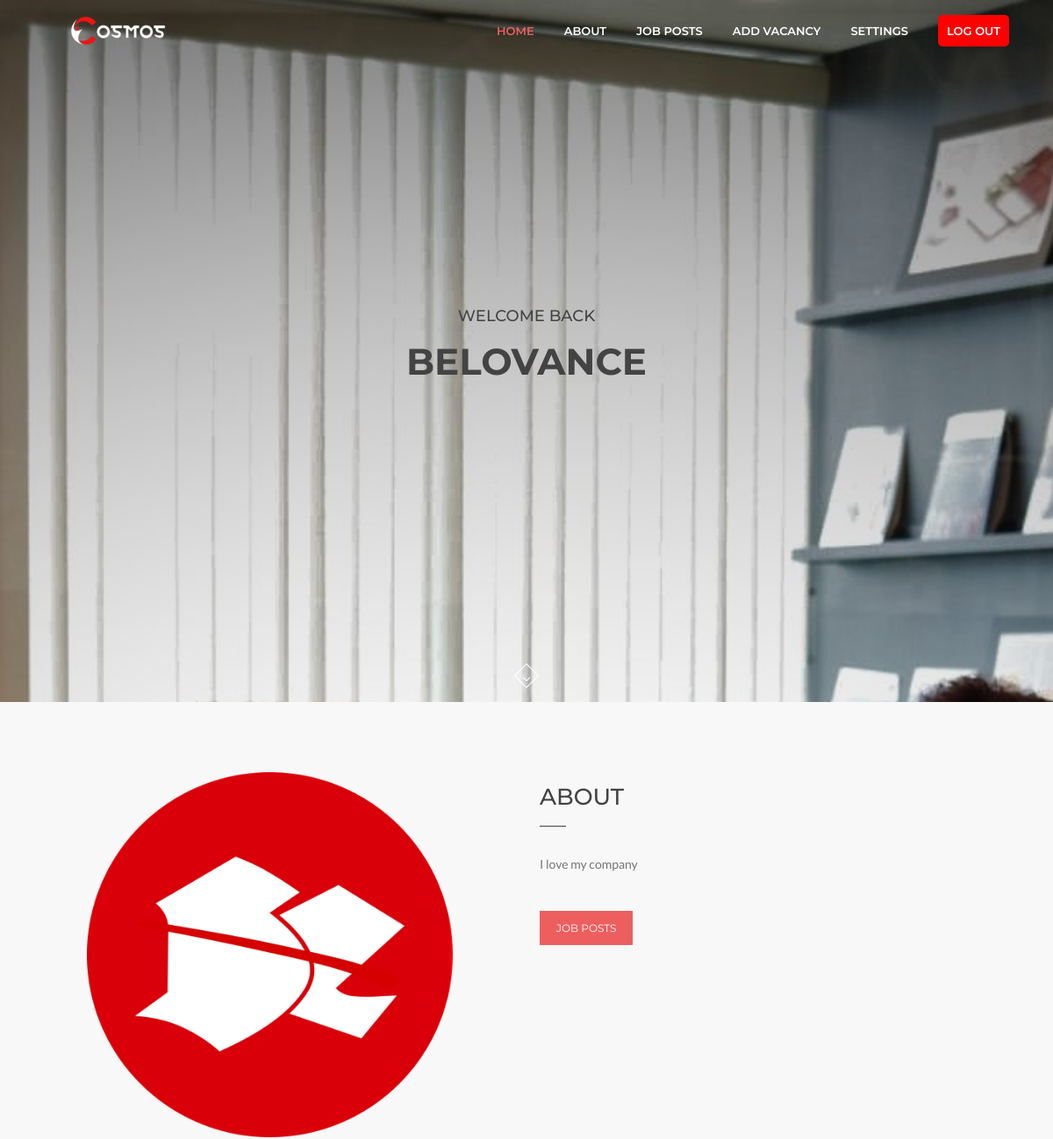
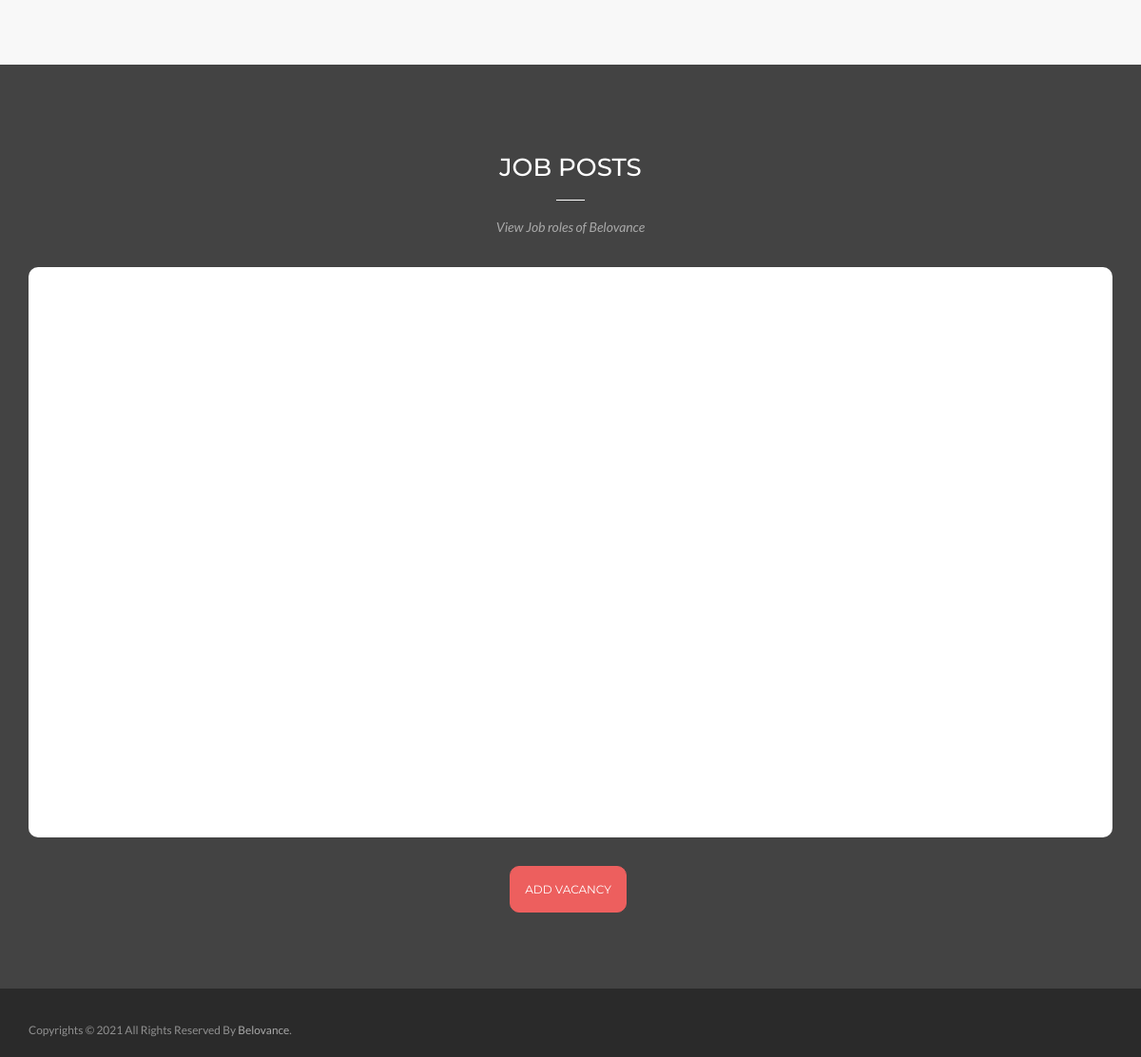
Screenshot of /recruiter/ (signed in) with the database file from the repository (2 pictures, top to bottom).
### tables this page shows
CREATE TABLE `recruiters` (
  `id` int(11) NOT NULL,
  `name` text NOT NULL,
  `profilephoto` text NOT NULL,
  `email_id` text NOT NULL,
  `contact_number` text NOT NULL,
  `password` text NOT NULL,
  `website` text NOT NULL,
  `address` text NOT NULL,
  `description` text NOT NULL,
  `status` tinyint(1) NOT NULL DEFAULT 1,
  `created_at` datetime NOT NULL DEFAULT current_timestamp()
);

### includes/data.php (called while the page is built, shortened)
<?php
function qSELECT($query, $object = NULL)
{
	global $link;
	$result = mysqli_query($link, $query);
	$return = [];
	if ($result) {
		$num = mysqli_num_rows($result);
		for ($i = 0; $i < $num; $i++) {
			if (!is_null($object)) {
				$row = mysqli_fetch_object($result, MYSQLI_ASSOC);
			} else {
				$row = mysqli_fetch_array($result, MYSQLI_ASSOC);
			}
			$return[$i] = $row;
		}
	}
	return $return;
}
function getById($table, $id)
{
	$query = "SELECT * FROM " . $table . " WHERE id=" . $id . " ";
	$result = qSELECT($query);
	if ($result) return $result[0];
	else return $result;
}

### recruiter/index.php (the view, shortened to what this page needs)
<?php
include("../includes/connect.php");
include("../includes/data.php");
$recruiter = getById("recruiters", $_SESSION["recruiter_id"]);
?>
<!DOCTYPE html>
<html lang="en">
<head>
    <link href="../bootstrap/css/bootstrap.min.css" rel="stylesheet">
    <link href="../css/animate.css" rel="stylesheet">
    <link href="../css/font-awesome/font-awesome.min.css" rel="stylesheet">
    <link href="../css/magnific-popup.css" rel="stylesheet" />
    <link href="../css/YTPlayer.css" rel="stylesheet" />
    <link rel="stylesheet" href="../inc/owlcarousel/css/owl.carousel.min.css">
    <link rel="stylesheet" href="../inc/owlcarousel/css/owl.theme.default.min.css">
    <link rel="stylesheet" href="../inc/revolution/css/settings.css" />
    <link rel="stylesheet" href="../inc/revolution/css/layers.css" />
    <link rel="stylesheet" href="../inc/revolution/css/navigation.css" />
    <link href="../css/style.css" rel="stylesheet">
</head>
<body class="homepage_parallax" data-spy="scroll" data-target=".navbar-fixed-top" data-offset="100">
    <header class="nav-transparent" id="home">
        <nav class="navbar navbar-fixed-top">
            <div class="navigation">
                <div class="container-fluid">
                    <div class="row">
                        <div class="navbar-header">
                            <div class="logo-container">
                                <div class="logo-wrap local-scroll">
                                    <a href="#home">
                                        <img class="logo" src="../img/logo_light.png" alt="logo" data-rjs="2">
                                    </a>
                                </div>
                            </div>
                        </div>
                        <div class="col-md-8 col-xs-12 nav-wrap">
                            <div class="collapse navbar-collapse" id="navbar-collapse">
                                <ul class="nav navbar-nav navbar-right">
                                    <li><a data-scroll href="#home">Home</a></li>
                                    <li><a data-scroll href="#about">About</a></li>
                                    <li><a data-scroll href="#contact">Job Posts</a></li>
                                    <li><a href="./add-vacancy.php">Add Vacancy</a></li>
                                    <li><a href=".\edit-recruiter.php">Settings</a></li>
                                    <li><a href="./authentication.php?logout=1" style="color: white !important;"><span style="background: red; padding: 10px; border-radius: 5px;">LOG OUT</span></a></li>
                                </ul>
                            </div>
                        </div>
                    </div>
                </div>
            </div>
        </nav>
    </header>
    <section class="parallax-bg" style="background-image:url(../img/slider/s1.jpg)" data-stellar-background-ratio="0.5">
        <div class="js-height-full container">
            <div class="intro-content  text-center vertical-section">
                <div class="vertical-content ">
                    <h4 class="wow fadeInDown  " data-wow-duration="1s" data-wow-delay="0.8s">Welcome Back</h4>
                    <h1 class="wow zoomIn m-bottom-20" data-wow-duration="1s" data-wow-delay="0.6s"><?php echo $recruiter["name"] ?></h1>
                </div>
            </div>
            <div class="scroll-next">
                <a data-scroll href="#services" class="scroll-down"><i class="fa fa-angle-down scroll-down-icon"></i></a>
            </div>
        </div>
    </section>
    <section id="about" class="light-bg p-top-80 p-bottom-40">
        <div class="container">
            <div class="row">
                <div class="col-md-6 m-bottom-30">
                    <img src="..<?php echo $recruiter["profilephoto"] ?>" style="object-fit: contain; border-radius: 10px; aspect-ratio: 4/3;" alt="About Image" class="img-responsive wow fadeInLeft" data-wow-duration="1s" data-wow-delay="0.6s" />
                </div>
                <div class="col-md-6">
                    <div class="m-bottom-30">
                        <h2 class="wow fadeInRight" data-wow-duration="1s" data-wow-delay="0.6s">About</h2>
                        <div class="divider-small wow zoomIn" data-wow-duration="1s" data-wow-delay="0.7s"></div>
                    </div>
                    <div class="wow fadeInRight" data-wow-duration="1s" data-wow-delay="0.6s">
                        <p><?php echo $recruiter["description"] ?></p>
                    </div>
                    <a data-scroll href="#contact" class="m-top-30 btn btn-main btn-theme wow fadeInUp" data-wow-delay="0.7s">Job Posts</a>
                </div>
            </div>
        </div>
    </section>
    <section id="contact" class="dark-bg p-top-80 p-bottom-80">
        <div class="container ">
            <div class="section-title text-center m-bottom-30">
                <h2 class="white-color wow fadeInDown" data-wow-duration="1s" data-wow-delay="0.6s">Job Posts</h2>
                <div class="divider-center-small divider-white wow zoomIn" data-wow-duration="1s" data-wow-delay="0.6s"></div>
                <p class="section-subtitle wow fadeInUp" data-wow-duration="1s" data-wow-delay="0.6s"><em>View Job roles of <?php echo $recruiter["name"] ?></em></p>
            </div>
            <div style="background: white; height: 75vh; border-radius: 10px;">
                <iframe src="./job-post.php?id=<?php echo $recruiter['id']?>" frameborder="0" style="width: 100%; height: 100%; border-radius: 10px;"></iframe>
            </div>
            <div style="text-align:center;">
                <a href="./add-vacancy.php" class="m-top-30  btn btn-main btn-theme wow fadeInUp animated" data-wow-delay="0.7s" style="visibility: visible; animation-delay: 0.7s; animation-name: fadeInUp;  padding:15px; border-radius: 10px; margin-right: 5px;">Add Vacancy</a>
            </div>
        </div>
    </section>
    <footer class="site-footer">
        <div class="container">
            <small class="copyright pull-left">Copyrights © 2021 All Rights Reserved By <a href="http://www.belovance.com/">Belovance</a>.</small>
        </div>
    </footer>
</body>
</html>

### rows the page displays
recruiters: name "BELOVANCE", profilephoto (picture), description "I love my company", name "Belovance"
